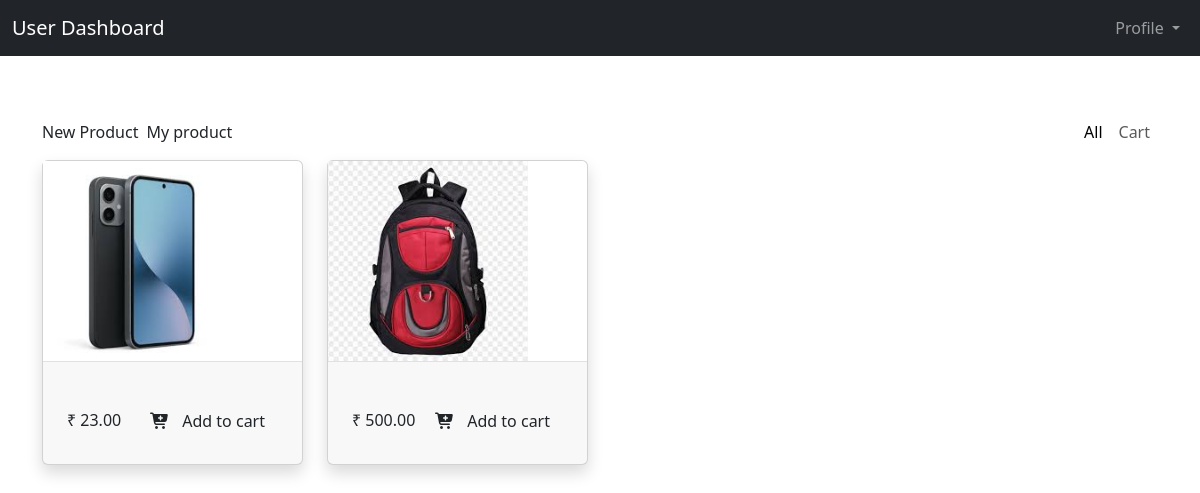
Screenshot of /user/dashboard.php (signed in) with the database file from the repository.
### tables this page shows
CREATE TABLE `products` (
  `product_id` int NOT NULL,
  `product_name` varchar(50) DEFAULT NULL,
  `product_detail` varchar(255) DEFAULT NULL,
  `product_price` decimal(10,2) NOT NULL,
  `product_image` varchar(255) DEFAULT NULL,
  `create_at` timestamp NULL DEFAULT CURRENT_TIMESTAMP,
  `user_id` int NOT NULL
);

### product/products.php (the view, shortened to what this page needs)
<?php
require_once __DIR__ . ('/../utility/db.php');
try {
    $sql_select = "SELECT `product_id`, `product_name`, `product_detail`, `product_price`, `product_image`, `create_at`, `user_id`
                        FROM `products`";
    $stmt = $connect->prepare($sql_select);
    $stmt->execute();
    $products = $stmt->fetchAll(PDO::FETCH_ASSOC);
} catch (Exception $e) {
    echo "Error : " . $e->getMessage();
} finally {
    $stmt = null;
    $connect = null;
}
?>
<div class="container mt-5">
    <nav class="navbar navbar-expand-md navbar-light bg-white">
        <div class="container-fluid p-0">
            <a class="nav-link" href="../product/add.php">
                <span class="pe-2">New Product</span>
            </a>
            <a class="nav-link" href="../product/myproduct.php">
                <span class="pe-2">My product</span>
            </a>
            <div class="collapse navbar-collapse" id="myNav">
                <div class="navbar-nav ms-auto">
                    <a class="nav-link active" aria-current="page" href="../product/products.php">All</a>
                    <a class="nav-link" href="../product/cart.php">Cart</a>
                </div>
            </div>
        </div>
    </nav>
    <div class="row">
        <?php if (!empty($products)) { ?>
            <?php foreach ($products as $product) {  ?>
                <div class="col-12 col-md-3">
                    <div class="card shadow">
                        <img src="../asset/uploads/<?= $product['product_image']; ?>" alt="watch large" height="200px" width="200px">
                        <div class="card-footer bg-gray-200 border-top border-gray-300 p-4">
                            <div class="d-flex justify-content-between align-items-center mt-3">
                                <span class="h6 mb-0 text-gray">₹ <?= $product['product_price'] ?></span>
                                <a class="btn btn-xs btn-tertiary" href="../product/cart.php?product_id=<?= $product['product_id'] ?>">
                                    <span class="fas fa-cart-plus me-2"></span> Add to cart
                                </a>
                            </div>
                        </div>
                    </div>
                </div>
            <?php } ?>
        <?php } else { ?>
            <p>no product found</p>
        <?php } ?>
    </div>
</div>

### rows the page displays
products: product_image (picture), product_price "23.00"
products: product_image (picture), product_price "500.00"
